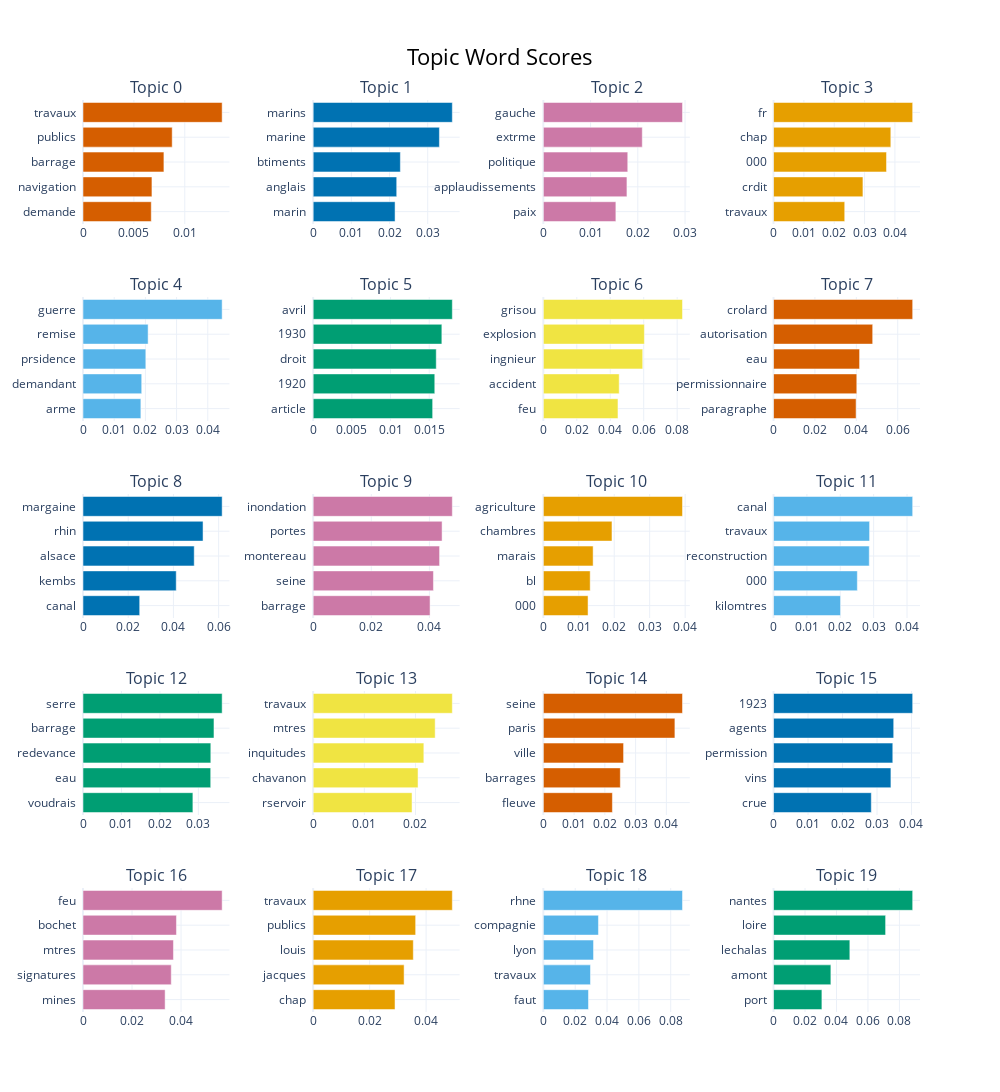

Write notebook code for a chart like this one.
### Code cell
topic_model_mot_cible.visualize_barchart(top_n_topics=20)

### Figure 1 — Plotly figure (JSON) as saved in the notebook; plotly's stock layout.template omitted (floating-point values rounded to 4 significant figures)
{"data": [{"marker": {"color": "#D55E00"}, "orientation": "h", "type": "bar", "x": [0.006708, 0.006775, 0.007951, 0.008765, 0.01367], "xaxis": "x", "y": ["demande  ", "navigation  ", "barrage  ", "publics  ", "travaux  "], "yaxis": "y"}, {"marker": {"color": "#0072B2"}, "orientation": "h", "type": "bar", "x": [0.02145, 0.02188, 0.02283, 0.03306, 0.03644], "xaxis": "x2", "y": ["marin  ", "anglais  ", "btiments  ", "marine  ", "marins  "], "yaxis": "y2"}, {"marker": {"color": "#CC79A7"}, "orientation": "h", "type": "bar", "x": [0.01535, 0.0177, 0.01787, 0.02095, 0.02946], "xaxis": "x3", "y": ["paix  ", "applaudissements  ", "politique  ", "extrme  ", "gauche  "], "yaxis": "y3"}, {"marker": {"color": "#E69F00"}, "orientation": "h", "type": "bar", "x": [0.02346, 0.02946, 0.03723, 0.03864, 0.04585], "xaxis": "x4", "y": ["travaux  ", "crdit  ", "000  ", "chap  ", "fr  "], "yaxis": "y4"}, {"marker": {"color": "#56B4E9"}, "orientation": "h", "type": "bar", "x": [0.01855, 0.01882, 0.02014, 0.02087, 0.0446], "xaxis": "x5", "y": ["arme  ", "demandant  ", "prsidence  ", "remise  ", "guerre  "], "yaxis": "y5"}, {"marker": {"color": "#009E73"}, "orientation": "h", "type": "bar", "x": [0.01544, 0.01572, 0.01591, 0.01663, 0.01798], "xaxis": "x6", "y": ["article  ", "1920  ", "droit  ", "1930  ", "avril  "], "yaxis": "y6"}, {"marker": {"color": "#F0E442"}, "orientation": "h", "type": "bar", "x": [0.04463, 0.04535, 0.05941, 0.06041, 0.0832], "xaxis": "x7", "y": ["feu  ", "accident  ", "ingnieur  ", "explosion  ", "grisou  "], "yaxis": "y7"}, {"marker": {"color": "#D55E00"}, "orientation": "h", "type": "bar", "x": [0.03988, 0.04022, 0.04157, 0.0479, 0.06722], "xaxis": "x8", "y": ["paragraphe  ", "permissionnaire  ", "eau  ", "autorisation  ", "crolard  "], "yaxis": "y8"}, {"marker": {"color": "#0072B2"}, "orientation": "h", "type": "bar", "x": [0.02508, 0.04124, 0.0492, 0.0531, 0.06156], "xaxis": "x9", "y": ["canal  ", "kembs  ", "alsace  ", "rhin  ", "margaine  "], "yaxis": "y9"}, {"marker": {"color": "#CC79A7"}, "orientation": "h", "type": "bar", "x": [0.04023, 0.04139, 0.04351, 0.04437, 0.04789], "xaxis": "x10", "y": ["barrage  ", "seine  ", "montereau  ", "portes  ", "inondation  "], "yaxis": "y10"}, {"marker": {"color": "#E69F00"}, "orientation": "h", "type": "bar", "x": [0.01261, 0.01321, 0.01405, 0.01936, 0.03926], "xaxis": "x11", "y": ["000  ", "bl  ", "marais  ", "chambres  ", "agriculture  "], "yaxis": "y11"}, {"marker": {"color": "#56B4E9"}, "orientation": "h", "type": "bar", "x": [0.02008, 0.02512, 0.02869, 0.02879, 0.0417], "xaxis": "x12", "y": ["kilomtres  ", "000  ", "reconstruction  ", "travaux  ", "canal  "], "yaxis": "y12"}, {"marker": {"color": "#009E73"}, "orientation": "h", "type": "bar", "x": [0.02858, 0.03321, 0.03324, 0.03406, 0.03619], "xaxis": "x13", "y": ["voudrais  ", "eau  ", "redevance  ", "barrage  ", "serre  "], "yaxis": "y13"}, {"marker": {"color": "#F0E442"}, "orientation": "h", "type": "bar", "x": [0.01933, 0.0205, 0.02163, 0.02385, 0.0272], "xaxis": "x14", "y": ["rservoir  ", "chavanon  ", "inquitudes  ", "mtres  ", "travaux  "], "yaxis": "y14"}, {"marker": {"color": "#D55E00"}, "orientation": "h", "type": "bar", "x": [0.02245, 0.02503, 0.02609, 0.04277, 0.04525], "xaxis": "x15", "y": ["fleuve  ", "barrages  ", "ville  ", "paris  ", "seine  "], "yaxis": "y15"}, {"marker": {"color": "#0072B2"}, "orientation": "h", "type": "bar", "x": [0.02835, 0.03403, 0.03457, 0.03484, 0.04034], "xaxis": "x16", "y": ["crue  ", "vins  ", "permission  ", "agents  ", "1923  "], "yaxis": "y16"}, {"marker": {"color": "#CC79A7"}, "orientation": "h", "type": "bar", "x": [0.0335, 0.03601, 0.0369, 0.03813, 0.05678], "xaxis": "x17", "y": ["mines  ", "signatures  ", "mtres  ", "bochet  ", "feu  "], "yaxis": "y17"}, {"marker": {"color": "#E69F00"}, "orientation": "h", "type": "bar", "x": [0.029, 0.03221, 0.03547, 0.0363, 0.04929], "xaxis": "x18", "y": ["chap  ", "jacques  ", "louis  ", "publics  ", "travaux  "], "yaxis": "y18"}, {"marker": {"color": "#56B4E9"}, "orientation": "h", "type": "bar", "x": [0.02834, 0.0296, 0.03152, 0.03461, 0.0874], "xaxis": "x19", "y": ["faut  ", "travaux  ", "lyon  ", "compagnie  ", "rhne  "], "yaxis": "y19"}, {"marker": {"color": "#009E73"}, "orientation": "h", "type": "bar", "x": [0.03074, 0.03644, 0.04849, 0.07121, 0.08842], "xaxis": "x20", "y": ["port  ", "amont  ", "lechalas  ", "loire  ", "nantes  "], "yaxis": "y20"}], "layout": {"annotations": [{"font": {"size": 16}, "showarrow": false, "text": "Topic 0", "x": 0.0875, "xanchor": "center", "xref": "paper", "y": 1.0, "yanchor": "bottom", "yref": "paper"}, {"font": {"size": 16}, "showarrow": false, "text": "Topic 1", "x": 0.3625, "xanchor": "center", "xref": "paper", "y": 1.0, "yanchor": "bottom", "yref": "paper"}, {"font": {"size": 16}, "showarrow": false, "text": "Topic 2", "x": 0.6375, "xanchor": "center", "xref": "paper", "y": 1.0, "yanchor": "bottom", "yref": "paper"}, {"font": {"size": 16}, "showarrow": false, "text": "Topic 3", "x": 0.9125, "xanchor": "center", "xref": "paper", "y": 1.0, "yanchor": "bottom", "yref": "paper"}, {"font": {"size": 16}, "showarrow": false, "text": "Topic 4", "x": 0.0875, "xanchor": "center", "xref": "paper", "y": 0.784, "yanchor": "bottom", "yref": "paper"}, {"font": {"size": 16}, "showarrow": false, "text": "Topic 5", "x": 0.3625, "xanchor": "center", "xref": "paper", "y": 0.784, "yanchor": "bottom", "yref": "paper"}, {"font": {"size": 16}, "showarrow": false, "text": "Topic 6", "x": 0.6375, "xanchor": "center", "xref": "paper", "y": 0.784, "yanchor": "bottom", "yref": "paper"}, {"font": {"size": 16}, "showarrow": false, "text": "Topic 7", "x": 0.9125, "xanchor": "center", "xref": "paper", "y": 0.784, "yanchor": "bottom", "yref": "paper"}, {"font": {"size": 16}, "showarrow": false, "text": "Topic 8", "x": 0.0875, "xanchor": "center", "xref": "paper", "y": 0.568, "yanchor": "bottom", "yref": "paper"}, {"font": {"size": 16}, "showarrow": false, "text": "Topic 9", "x": 0.3625, "xanchor": "center", "xref": "paper", "y": 0.568, "yanchor": "bottom", "yref": "paper"}, {"font": {"size": 16}, "showarrow": false, "text": "Topic 10", "x": 0.6375, "xanchor": "center", "xref": "paper", "y": 0.568, "yanchor": "bottom", "yref": "paper"}, {"font": {"size": 16}, "showarrow": false, "text": "Topic 11", "x": 0.9125, "xanchor": "center", "xref": "paper", "y": 0.568, "yanchor": "bottom", "yref": "paper"}, {"font": {"size": 16}, "showarrow": false, "text": "Topic 12", "x": 0.0875, "xanchor": "center", "xref": "paper", "y": 0.352, "yanchor": "bottom", "yref": "paper"}, {"font": {"size": 16}, "showarrow": false, "text": "Topic 13", "x": 0.3625, "xanchor": "center", "xref": "paper", "y": 0.352, "yanchor": "bottom", "yref": "paper"}, {"font": {"size": 16}, "showarrow": false, "text": "Topic 14", "x": 0.6375, "xanchor": "center", "xref": "paper", "y": 0.352, "yanchor": "bottom", "yref": "paper"}, {"font": {"size": 16}, "showarrow": false, "text": "Topic 15", "x": 0.9125, "xanchor": "center", "xref": "paper", "y": 0.352, "yanchor": "bottom", "yref": "paper"}, {"font": {"size": 16}, "showarrow": false, "text": "Topic 16", "x": 0.0875, "xanchor": "center", "xref": "paper", "y": 0.136, "yanchor": "bottom", "yref": "paper"}, {"font": {"size": 16}, "showarrow": false, "text": "Topic 17", "x": 0.3625, "xanchor": "center", "xref": "paper", "y": 0.136, "yanchor": "bottom", "yref": "paper"}, {"font": {"size": 16}, "showarrow": false, "text": "Topic 18", "x": 0.6375, "xanchor": "center", "xref": "paper", "y": 0.136, "yanchor": "bottom", "yref": "paper"}, {"font": {"size": 16}, "showarrow": false, "text": "Topic 19", "x": 0.9125, "xanchor": "center", "xref": "paper", "y": 0.136, "yanchor": "bottom", "yref": "paper"}], "height": 1250, "hoverlabel": {"bgcolor": "white", "font": {"family": "Rockwell", "size": 16}}, "showlegend": false, "title": {"font": {"color": "Black", "size": 22}, "text": "Topic Word Scores", "x": 0.5, "xanchor": "center", "yanchor": "top"}, "width": 1000, "xaxis": {"anchor": "y", "domain": [0, 0.175], "showgrid": true}, "xaxis10": {"anchor": "y10", "domain": [0.275, 0.45], "showgrid": true}, "xaxis11": {"anchor": "y11", "domain": [0.55, 0.725], "showgrid": true}, "xaxis12": {"anchor": "y12", "domain": [0.825, 1], "showgrid": true}, "xaxis13": {"anchor": "y13", "domain": [0, 0.175], "showgrid": true}, "xaxis14": {"anchor": "y14", "domain": [0.275, 0.45], "showgrid": true}, "xaxis15": {"anchor": "y15", "domain": [0.55, 0.725], "showgrid": true}, "xaxis16": {"anchor": "y16", "domain": [0.825, 1], "showgrid": true}, "xaxis17": {"anchor": "y17", "domain": [0, 0.175], "showgrid": true}, "xaxis18": {"anchor": "y18", "domain": [0.275, 0.45], "showgrid": true}, "xaxis19": {"anchor": "y19", "domain": [0.55, 0.725], "showgrid": true}, "xaxis2": {"anchor": "y2", "domain": [0.275, 0.45], "showgrid": true}, "xaxis20": {"anchor": "y20", "domain": [0.825, 1], "showgrid": true}, "xaxis3": {"anchor": "y3", "domain": [0.55, 0.725], "showgrid": true}, "xaxis4": {"anchor": "y4", "domain": [0.825, 1], "showgrid": true}, "xaxis5": {"anchor": "y5", "domain": [0, 0.175], "showgrid": true}, "xaxis6": {"anchor": "y6", "domain": [0.275, 0.45], "showgrid": true}, "xaxis7": {"anchor": "y7", "domain": [0.55, 0.725], "showgrid": true}, "xaxis8": {"anchor": "y8", "domain": [0.825, 1], "showgrid": true}, "xaxis9": {"anchor": "y9", "domain": [0, 0.175], "showgrid": true}, "yaxis": {"anchor": "x", "domain": [0.864, 1.0], "showgrid": true}, "yaxis10": {"anchor": "x10", "domain": [0.432, 0.568], "showgrid": true}, "yaxis11": {"anchor": "x11", "domain": [0.432, 0.568], "showgrid": true}, "yaxis12": {"anchor": "x12", "domain": [0.432, 0.568], "showgrid": true}, "yaxis13": {"anchor": "x13", "domain": [0.216, 0.352], "showgrid": true}, "yaxis14": {"anchor": "x14", "domain": [0.216, 0.352], "showgrid": true}, "yaxis15": {"anchor": "x15", "domain": [0.216, 0.352], "showgrid": true}, "yaxis16": {"anchor": "x16", "domain": [0.216, 0.352], "showgrid": true}, "yaxis17": {"anchor": "x17", "domain": [0, 0.136], "showgrid": true}, "yaxis18": {"anchor": "x18", "domain": [0, 0.136], "showgrid": true}, "yaxis19": {"anchor": "x19", "domain": [0, 0.136], "showgrid": true}, "yaxis2": {"anchor": "x2", "domain": [0.864, 1.0], "showgrid": true}, "yaxis20": {"anchor": "x20", "domain": [0, 0.136], "showgrid": true}, "yaxis3": {"anchor": "x3", "domain": [0.864, 1.0], "showgrid": true}, "yaxis4": {"anchor": "x4", "domain": [0.864, 1.0], "showgrid": true}, "yaxis5": {"anchor": "x5", "domain": [0.648, 0.784], "showgrid": true}, "yaxis6": {"anchor": "x6", "domain": [0.648, 0.784], "showgrid": true}, "yaxis7": {"anchor": "x7", "domain": [0.648, 0.784], "showgrid": true}, "yaxis8": {"anchor": "x8", "domain": [0.648, 0.784], "showgrid": true}, "yaxis9": {"anchor": "x9", "domain": [0.432, 0.568], "showgrid": true}}}
